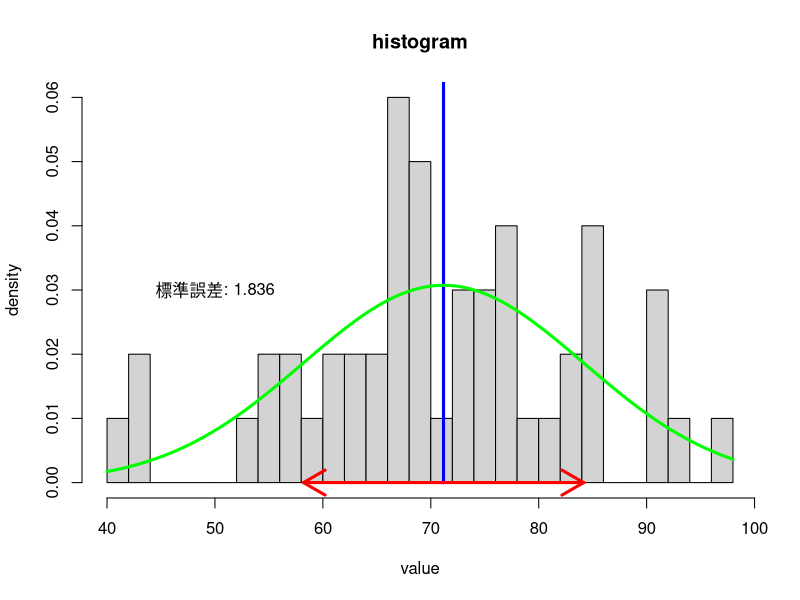

Source code (R):
# (1)
ReadData <- read.table("./week2-data.txt")  # ファイルからデータを読み込む

# (2)
Data <- ReadData$V1  # データ部分を取り出す
Mean <- mean(Data)  # 平均値を求める
SD <- sd(Data)  # 標準偏差を求める

# (3)
png("kadai01-05.png", width=512, height=512)  # グラフを画像に保存
# hist(Data, breaks=25, xlab='value', ylab='frequency', main='histogram')  # binが25個のヒストグラムを表示
hist(Data, breaks=25, xlab='value', ylab='density', main='histogram', freq=FALSE)  # binが25個のヒストグラムを表示

# (4)
# 上から1～5番目、1~10番目、1~20番目のデータを使用した平均値と標準誤差を計算する
Mean1 <- mean(Data[1:5])
SE1 <- sd(Data[1:5]) / sqrt(5)
Mean2 <- mean(Data[1:10])
SE2 <- sd(Data[1:10]) / sqrt(10)
Mean3 <- mean(Data[1:20])
SE3 <- sd(Data[1:20]) / sqrt(20)

# (5)
par(new=TRUE)  # グラフの重ね書きを許可

# 平均値と標準偏差について描画する
arrows(Mean, 0, Mean, 0.1, lwd=3, col="blue")
arrows(Mean, 0, Mean-SD, 0, lwd=3, col="red")
arrows(Mean, 0, Mean+SD, 0, lwd=3, col="red")

curve(dnorm(x, Mean, SD), add=TRUE, col="green", lwd=3)  # 正規分布で近似した曲線を描画

# 標準誤差を計算して描画
SE <- SD / sqrt(length(Data))
text(50, 0.03, paste("標準誤差:", floor(SE * 10^3 + 0.5) / 10^3, sep=" "))

dev.off()